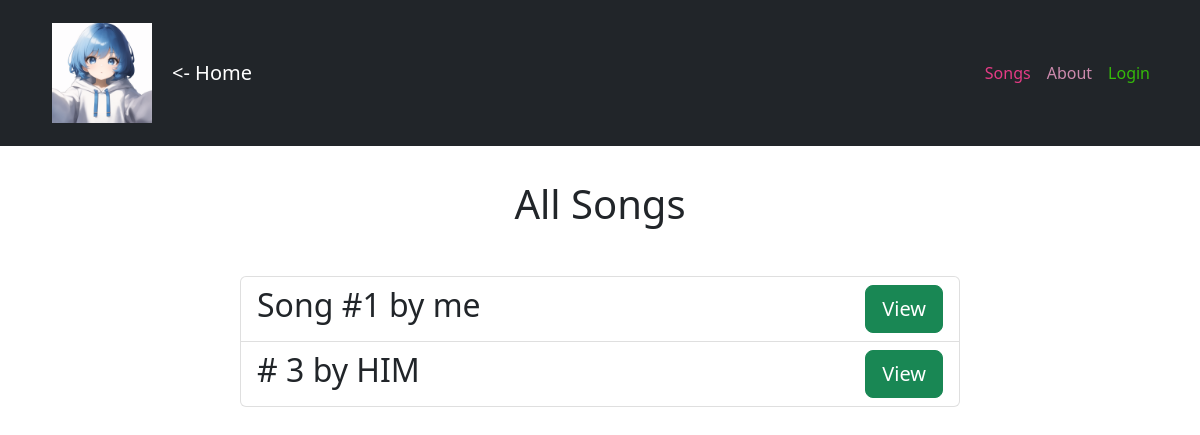
Page /songs/ on the earlier database version.
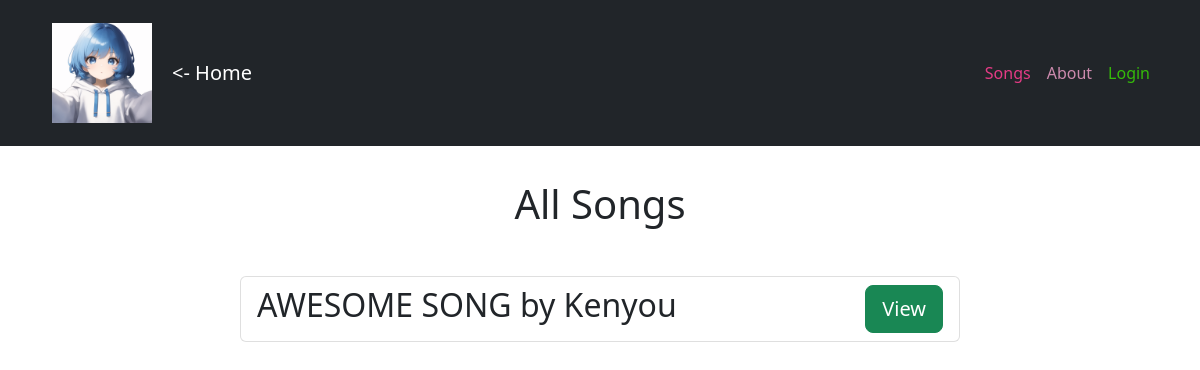
Same page on the later database version.
### musicApp/models.py (models this page shows, shortened)
class song(models.Model):
    name = models.CharField(max_length=100)
    artist = models.CharField(max_length=100)
    description = models.TextField(blank=True)

### musicApp/views.py (the view)
# urls.py: path('songs/', views.songListView.as_view(), name='songs'),
class songListView(ListView):
    model = song
    context_object_name = "songs"

### musicApp/templates/musicApp/song_list.html (shortened to what this page needs)
{% extends 'musicApp/base_template.html' %}
{% block content %}
    <link href="https://cdn.jsdelivr.net/npm/bootstrap@5.2.3/dist/css/bootstrap.min.css" rel="stylesheet">
    <div class="container">
        <h1 class="text-center mt-5" tabindex="0">All Songs</h1>
        <div class="row justify-content-center mt-5">
            <div class="col-md-8">
                <ul class="list-group">
                    {% for song in songs %}
                        <li class="list-group-item">
                            <div class="d-flex justify-content-between align-items-center">
                                <div>
                                    <h2 tabindex="0">{{ song.name }} by {{ song.artist }}</h2>
                                </div>
                                <div>
                                    <a href="{% url 'song_detail' song.id %}" class="btn btn-lg btn-success" tabindex="0">View</a>
                                </div>
                            </div>
                        </li>
                    {% empty %}
                        <li class="list-group-item" tabindex="0">No songs available</li>
                    {% endfor %}
                </ul>
            </div>
        </div>
    </div>
{% endblock %}

### musicApp/templates/musicApp/base_template.html (shortened to what this page needs)
{% load static %}
<!DOCTYPE html>
<html lang="en">
<head>
    {% load bootstrap5 %}
    {% bootstrap_css %}
</head>
<body>
    <nav class="navbar navbar-expand-md navbar-dark bg-dark fixed-top">
        <div class="container">
            <a class="navbar-brand d-flex align-items-center" href="{% url 'songs' %}">
                <img src="{% static 'images/image.png' %}" alt="Home Page - Click to go to the songs page" style="width: 100px; margin: 10px;">
                <span style="margin-left: 10px;"><- Home</span>
            </a>
            <div class="collapse navbar-collapse" id="navbarCollapse">
                <ul class="navbar-nav ms-auto">
                    <li class="nav-item">
                        <a class="nav-link font-weight-bold" href="{% url 'songs' %}" style="color: red;">Songs</a>
                    </li>
                    <li class="nav-item">
                        <a class="nav-link font-weight-bold" href="{% url 'about' %}" style="color: yellow;">About</a>
                    </li>
                    {% if user.is_authenticated %}
                    <li class="nav-item">
                        <span class="nav-link font-weight-bold" style="color: white;">Welcome, {{ user.name }}</span>
                    </li>
                    <li class="nav-item">
                        <a class="nav-link font-weight-bold" href="{% url 'logout' %}" style="color: blue;">Logout</a>
                    </li>
                    {% else %}
                    <li class="nav-item">
                        <a class="nav-link font-weight-bold" href="{% url 'login' %}" style="color: green;">Login</a>
                    </li>
                    {% endif %}
                </ul>
            </div>
        </div>
    </nav>
    <div class="container" style="margin-top: 180px;">
        {% block content %}
        {% endblock %}
    </div>
</body>
</html>

Differences in the rows shown:
removed song: name "Song #1", artist "me"
removed song: name "# 3", artist "HIM"
added song: name "AWESOME SONG", artist "Kenyou"
